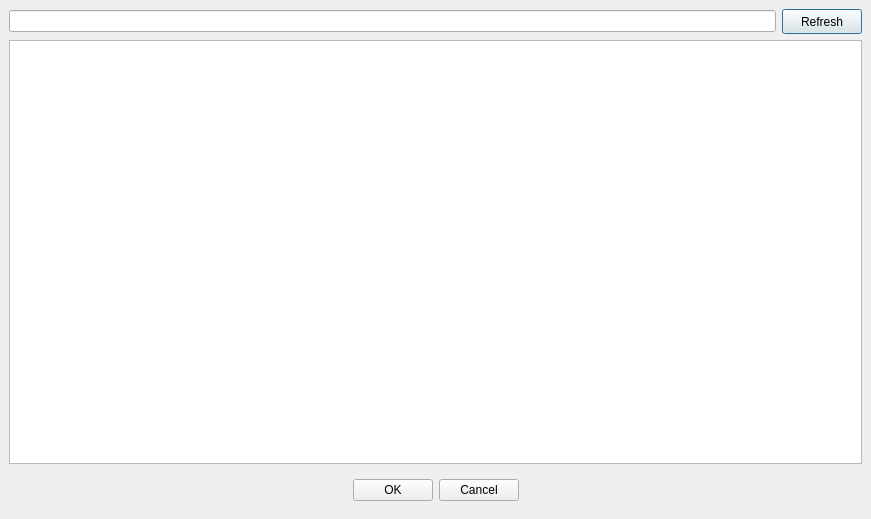
<?xml version="1.0" encoding="UTF-8"?>
<ui version="4.0">
 <class>DlgSelector</class>
 <widget class="QDialog" name="DlgSelector">
  <property name="geometry">
   <rect>
    <x>0</x>
    <y>0</y>
    <width>871</width>
    <height>519</height>
   </rect>
  </property>
  <property name="windowTitle">
   <string>Dialog</string>
  </property>
  <layout class="QVBoxLayout" name="verticalLayout">
   <property name="leftMargin">
    <number>9</number>
   </property>
   <property name="topMargin">
    <number>9</number>
   </property>
   <property name="rightMargin">
    <number>9</number>
   </property>
   <property name="bottomMargin">
    <number>9</number>
   </property>
   <item>
    <widget class="QWidget" name="widget" native="true">
     <layout class="QHBoxLayout" name="horizontalLayout">
      <property name="leftMargin">
       <number>0</number>
      </property>
      <property name="topMargin">
       <number>0</number>
      </property>
      <property name="rightMargin">
       <number>0</number>
      </property>
      <property name="bottomMargin">
       <number>0</number>
      </property>
      <item>
       <widget class="EQLineEdit" name="lineEdit"/>
      </item>
      <item>
       <widget class="QPushButton" name="btnRefresh">
        <property name="minimumSize">
         <size>
          <width>25</width>
          <height>25</height>
         </size>
        </property>
        <property name="maximumSize">
         <size>
          <width>100</width>
          <height>25</height>
         </size>
        </property>
        <property name="text">
         <string>Refresh</string>
        </property>
        <property name="icon">
         <iconset resource="res.qrc">
          <normaloff>:/images/change.png</normaloff>:/images/change.png</iconset>
        </property>
       </widget>
      </item>
     </layout>
    </widget>
   </item>
   <item>
    <widget class="EQTableWidget" name="tblData">
     <property name="editTriggers">
      <set>QAbstractItemView::NoEditTriggers</set>
     </property>
     <property name="selectionMode">
      <enum>QAbstractItemView::SingleSelection</enum>
     </property>
     <property name="selectionBehavior">
      <enum>QAbstractItemView::SelectRows</enum>
     </property>
     <property name="wordWrap">
      <bool>false</bool>
     </property>
    </widget>
   </item>
   <item>
    <widget class="QWidget" name="widget_2" native="true">
     <property name="minimumSize">
      <size>
       <width>0</width>
       <height>30</height>
      </size>
     </property>
     <layout class="QHBoxLayout" name="horizontalLayout_2">
      <item>
       <spacer name="horizontalSpacer">
        <property name="orientation">
         <enum>Qt::Horizontal</enum>
        </property>
        <property name="sizeHint" stdset="0">
         <size>
          <width>331</width>
          <height>20</height>
         </size>
        </property>
       </spacer>
      </item>
      <item>
       <widget class="QPushButton" name="btnOK">
        <property name="text">
         <string>OK</string>
        </property>
       </widget>
      </item>
      <item>
       <widget class="QPushButton" name="btnCacnel">
        <property name="text">
         <string>Cancel</string>
        </property>
       </widget>
      </item>
      <item>
       <spacer name="horizontalSpacer_2">
        <property name="orientation">
         <enum>Qt::Horizontal</enum>
        </property>
        <property name="sizeHint" stdset="0">
         <size>
          <width>330</width>
          <height>20</height>
         </size>
        </property>
       </spacer>
      </item>
     </layout>
    </widget>
   </item>
  </layout>
 </widget>
 <customwidgets>
  <customwidget>
   <class>EQTableWidget</class>
   <extends>QTableWidget</extends>
   <header location="global">eqtablewidget.h</header>
  </customwidget>
  <customwidget>
   <class>EQLineEdit</class>
   <extends>QLineEdit</extends>
   <header location="global">eqlineedit.h</header>
   <slots>
    <signal>customButtonClicked(bool)</signal>
   </slots>
  </customwidget>
 </customwidgets>
 <tabstops>
  <tabstop>lineEdit</tabstop>
  <tabstop>tblData</tabstop>
  <tabstop>btnRefresh</tabstop>
  <tabstop>btnOK</tabstop>
  <tabstop>btnCacnel</tabstop>
 </tabstops>
 <resources>
  <include location="res.qrc"/>
 </resources>
 <connections/>
</ui>
